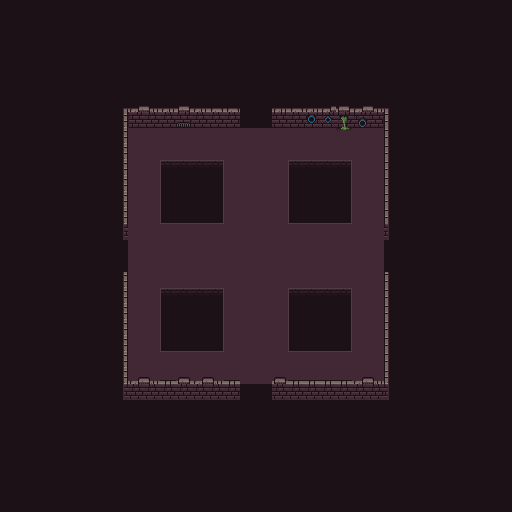

Below is a game level as drawn by its tile map, then a one-line description and the .tmx that defines it (tile-layer data replaced by summaries):
An orthogonal 32x32 tile map with 16x16 px tiles, 4 tile layers (floor, walls, objects, roof), 3 tilesets and 20 objects.

<map version="1.2" tiledversion="1.2.4" orientation="orthogonal" renderorder="right-down" width="32" height="32" tilewidth="16" tileheight="16" infinite="0" nextlayerid="22" nextobjectid="264">
 <tileset firstgid="1" source="tilesets/dungeon_set_1.tsx" />
 <tileset firstgid="257" source="tilesets/dungeon_set_3.tsx" />
 <tileset firstgid="513" source="tilesets/collider.tsx" />
 <layer id="18" name="floor" width="32" height="32">
  <data>[1024 cells, 1024 non-empty, 4 distinct tile ids]</data>
 </layer>
 <layer id="19" name="walls" width="32" height="32">
  <data>[1024 cells, 69 non-empty, 20 distinct tile ids]</data>
 </layer>
 <layer id="20" name="objects" width="32" height="32">
  <data>[1024 cells, 0 non-empty, 0 distinct tile ids]</data>
 </layer>
 <layer id="21" name="roof" width="32" height="32">
  <data>[1024 cells, 74 non-empty, 14 distinct tile ids]</data>
 </layer>
 <objectgroup id="5" name="COLLISION">
  <object id="180" x="112" y="272" width="16" height="144" />
  <object id="181" x="384" y="272" width="16" height="144" />
  <object id="182" x="272" y="400" width="112" height="16" />
  <object id="183" x="128" y="400" width="112" height="16" />
  <object id="184" x="112" y="112" width="16" height="128" />
  <object id="185" x="128" y="112" width="112" height="16" />
  <object id="186" x="272" y="112" width="112" height="16" />
  <object id="187" x="384" y="112" width="16" height="128" />
  <object id="260" x="160" y="160" width="64" height="64" />
  <object id="261" x="288" y="160" width="64" height="64" />
  <object id="262" x="288" y="288" width="64" height="64" />
  <object id="263" x="160" y="288" width="64" height="64" />
 </objectgroup>
 <objectgroup id="17" name="ROOM_ZONES">
  <object id="220" x="96" y="240" width="16" height="32">
   <properties>
    <property name="zone_type" value="exit" />
   </properties>
  </object>
  <object id="221" x="128" y="240" width="16" height="32">
   <properties>
    <property name="zone_type" value="entrance" />
   </properties>
  </object>
  <object id="222" x="240" y="96" width="32" height="16">
   <properties>
    <property name="zone_type" value="exit" />
   </properties>
  </object>
  <object id="223" x="240" y="128" width="32" height="16">
   <properties>
    <property name="zone_type" value="entrance" />
   </properties>
  </object>
  <object id="224" x="240" y="384" width="32" height="16">
   <properties>
    <property name="zone_type" value="entrance" />
   </properties>
  </object>
  <object id="225" x="240" y="416" width="32" height="16">
   <properties>
    <property name="zone_type" value="exit" />
   </properties>
  </object>
  <object id="226" x="368" y="240" width="16" height="32">
   <properties>
    <property name="zone_type" value="entrance" />
   </properties>
  </object>
  <object id="227" x="400" y="240" width="16" height="32">
   <properties>
    <property name="zone_type" value="exit" />
   </properties>
  </object>
 </objectgroup>
</map>
